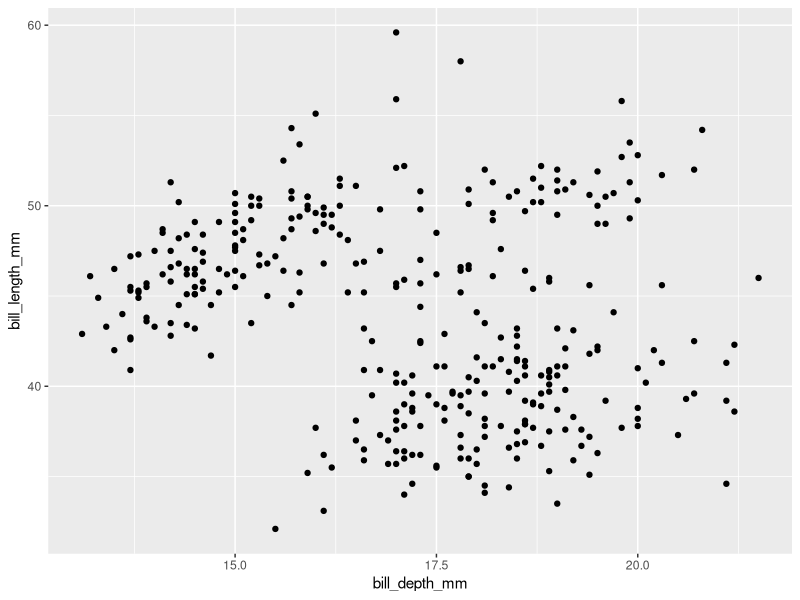
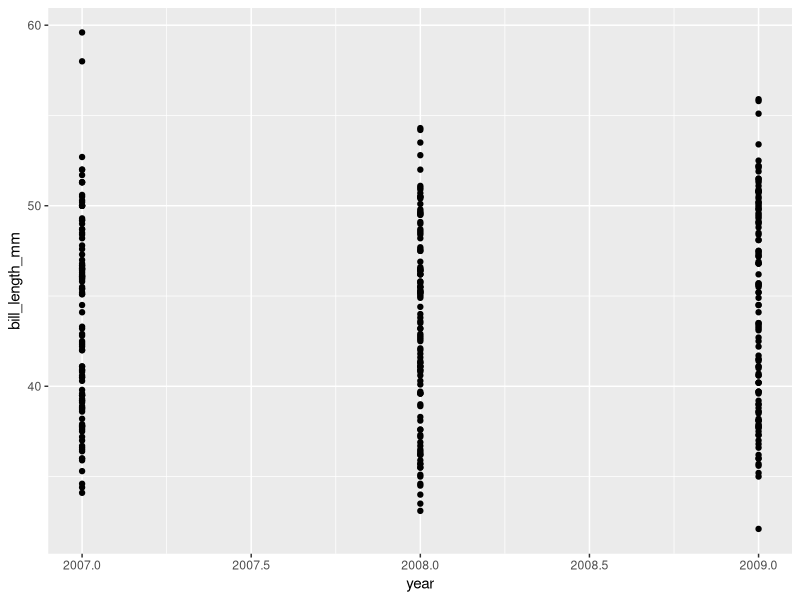
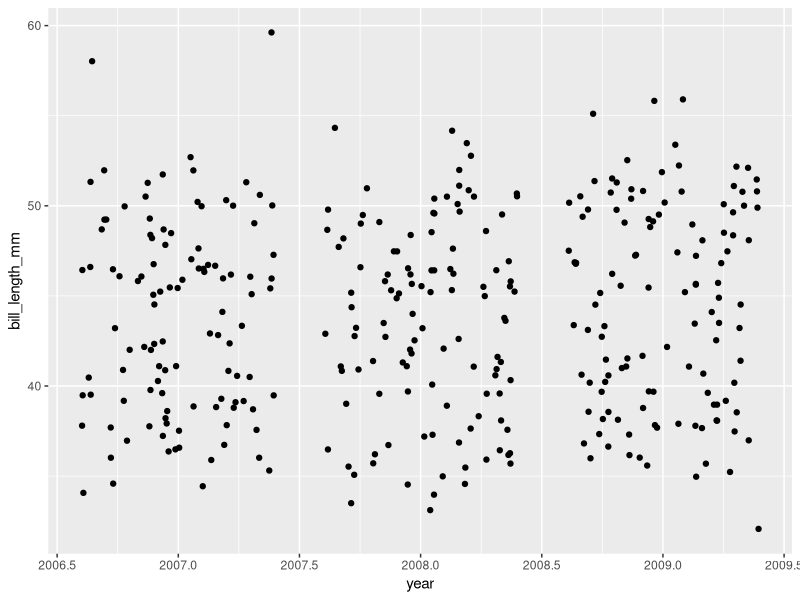
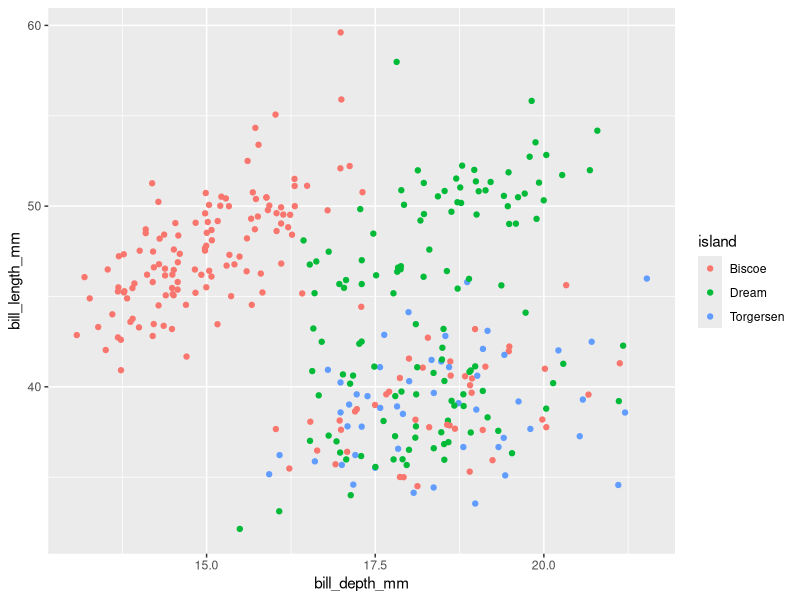
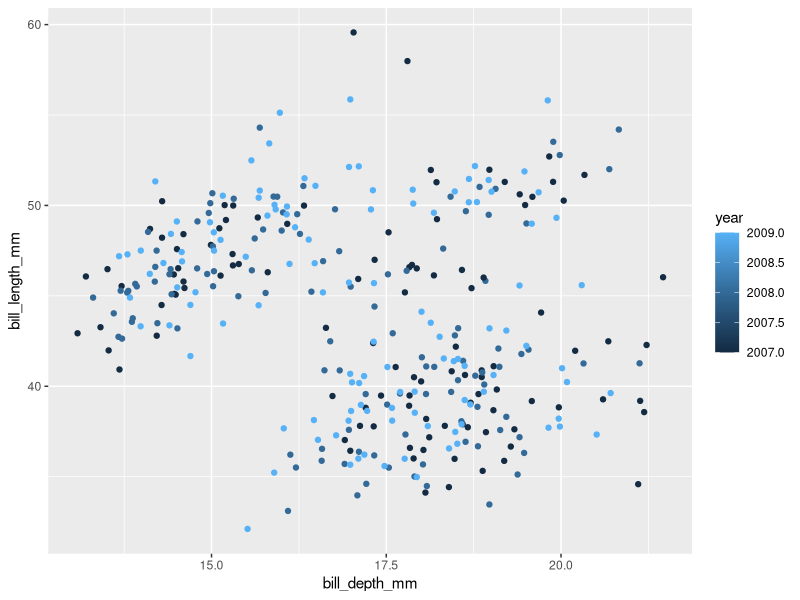
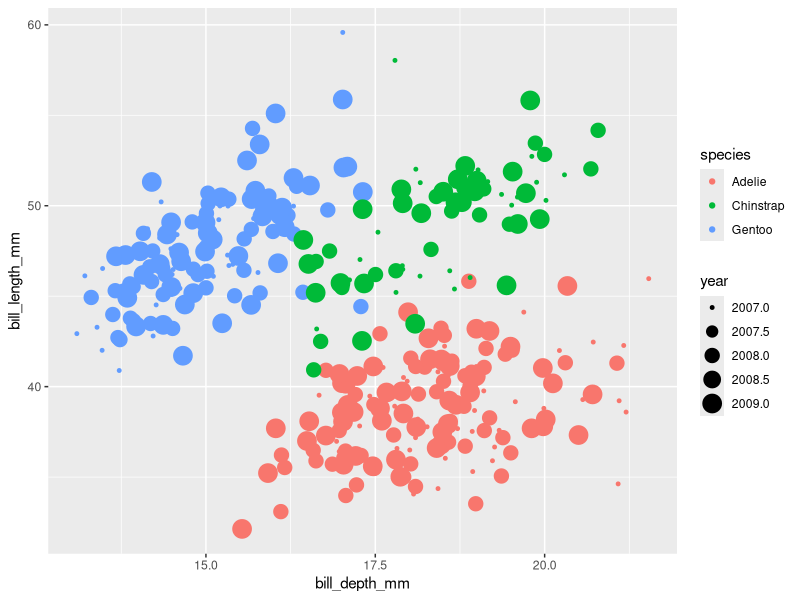
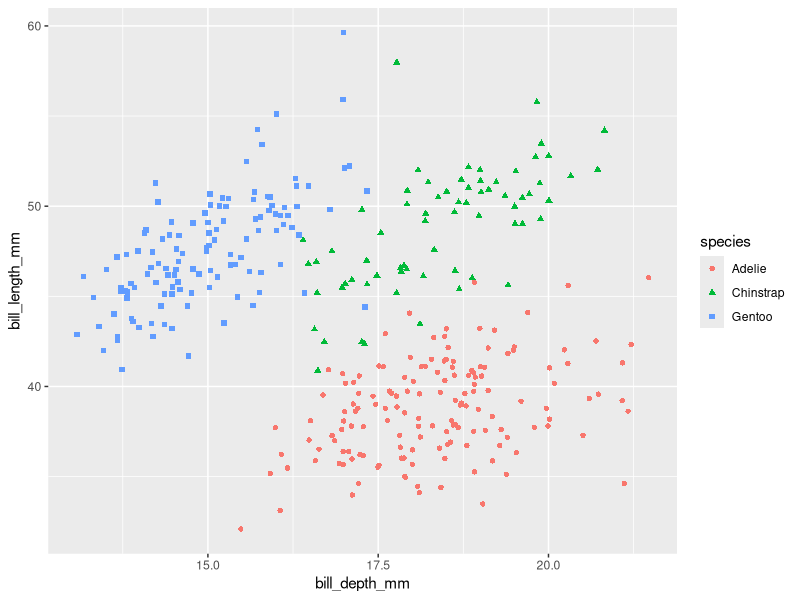
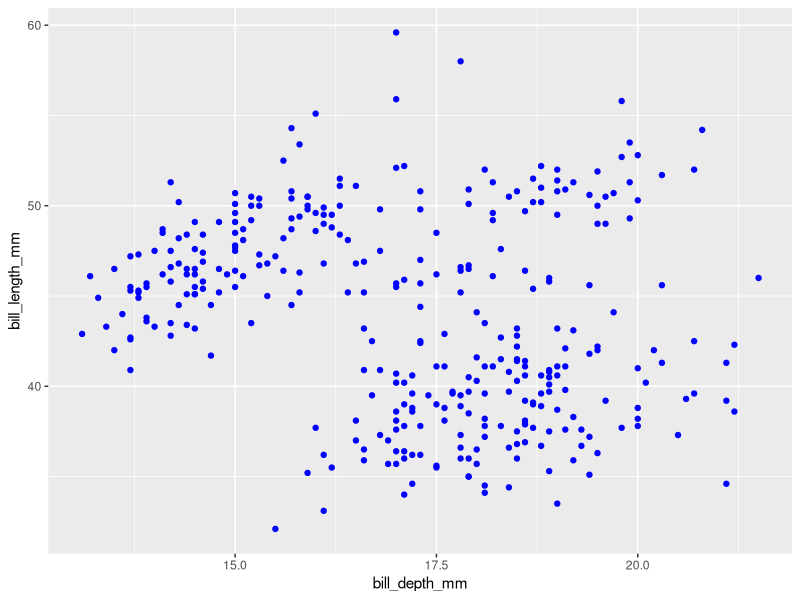

Write the R code that produced these figures, in order.
## ---- chunk 1
penguins <- palmerpenguins::penguins
knitr::opts_chunk$set(collapse = TRUE)
## ---- chunk 2
# install.packages("tidyverse")
library(tidyverse)
## ---- chunk 3
ggplot(data = penguins) +
  geom_point(
    mapping = aes(x = bill_depth_mm,
                  y = bill_length_mm)
  )
## ---- chunk 4
ggplot(data = penguins) +
  geom_point(
    mapping = aes(x = year, 
                  y = bill_length_mm)
  )

## ---- chunk 5
ggplot(data = penguins) +
  geom_jitter(
    mapping = aes(x = year, 
                  y = bill_length_mm)
  )

## ---- chunk 6
ggplot(data = penguins) + 
  geom_jitter(
    mapping = aes(x = bill_depth_mm, 
                  y = bill_length_mm, 
                  colour = island)
  )
## ---- chunk 7
ggplot(data = penguins) +
  geom_jitter(
    mapping = aes(x = bill_depth_mm, 
                  y = bill_length_mm,
                  colour = year)
  )
## ---- chunk 8
ggplot(data = penguins) + 
  geom_jitter(
    mapping = aes(x = bill_depth_mm, 
                  y = bill_length_mm, 
                  colour = species, 
                  size = year)
  )
## ---- chunk 9
ggplot(data = penguins) + 
  geom_jitter(
    mapping = aes(x = bill_depth_mm, 
                  y = bill_length_mm, 
                  colour = species, 
                  shape = species)
  )
## ---- chunk 10
ggplot(data = penguins) + 
  geom_point(
    mapping = aes(x = bill_depth_mm, 
                  y = bill_length_mm),
    colour = "blue"
  )
## ---- chunk 11
ggplot(data = penguins) + 
  geom_point(
    mapping = aes(x = bill_depth_mm, 
                  y = bill_length_mm, 
                  alpha = year)
  )
## ---- chunk 12
ggplot(data = penguins) + 
  geom_point(
    mapping = aes(x = bill_depth_mm, 
                  y = bill_length_mm),
    alpha = 0.5)
## ---- chunk 13
ggplot(data = penguins) + 
  geom_boxplot(
    mapping = aes(x = species, 
                  y = bill_length_mm)
  )
## ---- chunk 14
ggplot(data = penguins) + 
  geom_jitter(
    mapping = aes(x = species, 
                  y = bill_length_mm, 
                  colour = species)
  ) +
  geom_boxplot(
    mapping = aes(x = species,
                  y = bill_length_mm)
  )

## ---- chunk 15
ggplot(data = penguins,
       mapping = aes(x = island, 
                     y = bill_length_mm)
) + 
  geom_jitter(aes(colour = island)) +
  geom_boxplot(alpha = .6)

## ---- chunk 16
ggplot(data = penguins, 
       mapping = aes(x = bill_depth_mm, 
                     y = bill_length_mm)
) +
  geom_point(alpha = 0.5) +
  geom_smooth(method = "lm")
## ---- chunk 17
ggplot(data = penguins, 
       mapping = aes(x = bill_depth_mm, 
                     y = bill_length_mm)) +
  geom_point(mapping = aes(colour = species),
             alpha = 0.5) +
  geom_smooth(method = "lm")
## ---- chunk 18
ggplot(penguins, 
       aes(x = bill_depth_mm, 
           y = bill_length_mm)) +
  geom_point(aes(colour = species),
             alpha = 0.5) +
  geom_smooth(method = "lm", 
              aes(colour = species)) +
  geom_smooth(method = "lm", 
              colour = "black")
## ---- chunk 19
ggplot(penguins, 
      aes(x = bill_depth_mm, 
          y = bill_length_mm,
          colour = species)) +
  geom_point(alpha = 0.5) +
  geom_smooth(method = "lm") +
  facet_wrap(~ sex)
## ---- chunk 20
ggplot(penguins, 
      aes(x = bill_depth_mm, 
          y = bill_length_mm,
          colour = sex)) +
  geom_point(alpha = 0.5) +
  geom_smooth(method = "lm") +
  facet_wrap(~ species)
## ---- chunk 21
ggplot(penguins, 
      aes(x = bill_depth_mm, 
          y = bill_length_mm,
          colour = sex)) +
  geom_point(alpha = 0.5) +
  geom_smooth(method = "lm") +
  facet_wrap(~ species + island)
